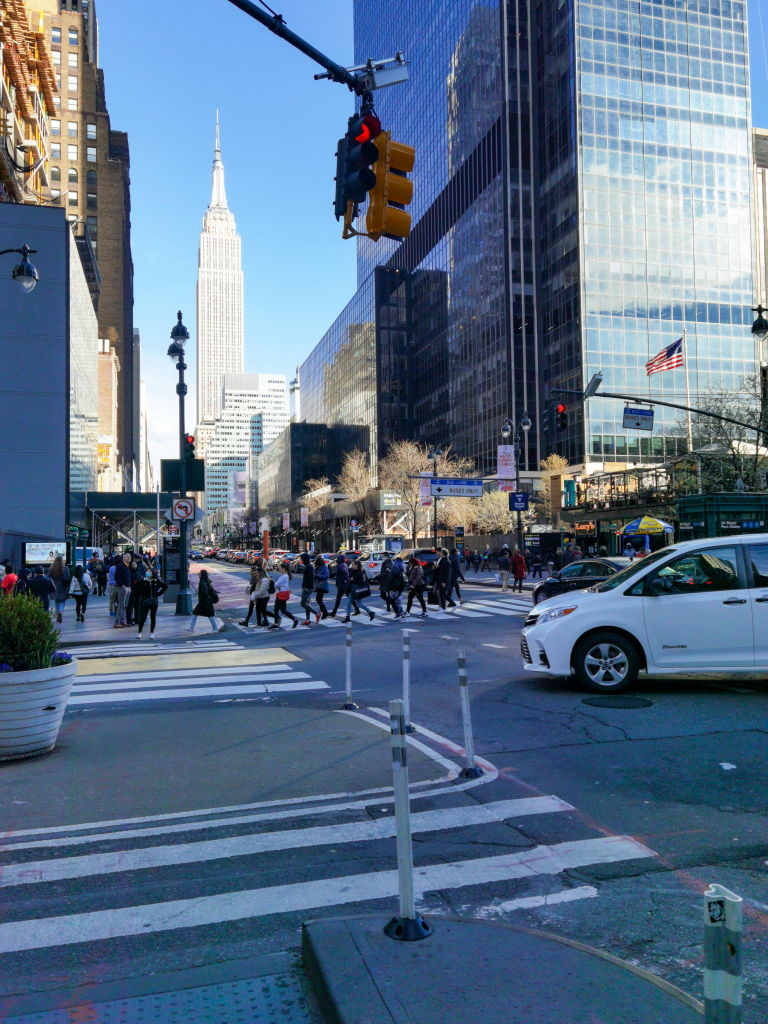
#> input picture Image_Assignment-main/Assign_2(restoration)/street.jpg, 3072 x 4096 px (shown at 1/4 size)
$ python restoration.py --image street.jpg
#> lines starting #> are read from the running program, lines starting #| are printed output that depends on the picture
# Name: Rohan Dhariwal
# Roll No: 2301010402
# Course: BTech CSE CORE
# Unit 2: Noise modeling, filtering, image enhancement
# Assignment Title: Image Restoration Using Spatial Filters
# Date: 2026-04-09

from argparse import ArgumentParser
from pathlib import Path

import cv2
import matplotlib
import numpy as np


def choose_backend():
    try:
        import tkinter as tk

        root = tk.Tk()
        root.withdraw()
        root.destroy()
        matplotlib.use("TkAgg")
    except Exception:
        matplotlib.use("Agg")


choose_backend()
import matplotlib.pyplot as plt


BASE_DIR = Path(__file__).resolve().parent
DEFAULT_IMAGES = {
    "street": BASE_DIR / "street.jpg",
    "corridor": BASE_DIR / "corridor.jpg",
    "parking_lot": BASE_DIR / "parking_lot.jpeg",
}


def build_parser():
    parser = ArgumentParser(description="Noise modeling and restoration for surveillance-style images.")
    parser.add_argument(
        "--image",
        type=str,
        default=None,
        help="Optional path to one image. If skipped, all default images are processed.",
    )
    return parser


def output_dir():
    target = BASE_DIR / "outputs"
    target.mkdir(exist_ok=True)
    return target


def load_gray(path):
    image = cv2.imread(str(path))
#> image is the input picture: shape (4096, 3072, 3); mean B, G, R 137.1, 113, 90.9
    if image is None:
        raise FileNotFoundError(f"Could not open image: {path}")
    image = cv2.resize(image, (512, 512), interpolation=cv2.INTER_AREA)
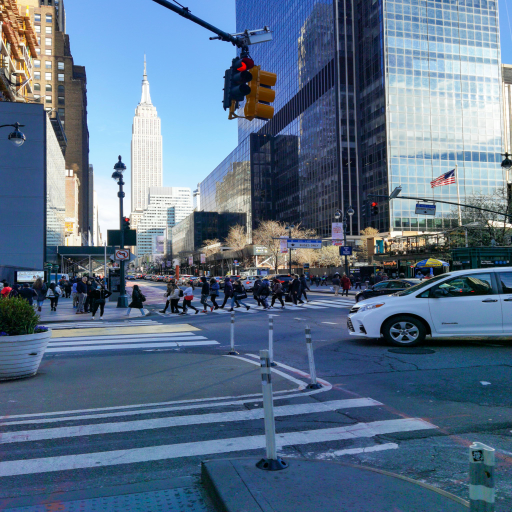
#> image: shape (512, 512, 3); mean B, G, R 137.1, 113, 90.9
    return cv2.cvtColor(image, cv2.COLOR_BGR2GRAY), image


def gaussian_noise(gray, sigma=20.0, seed=42):
#> called with sigma = 20, seed = 42
    rng = np.random.default_rng(seed)
    noise = rng.normal(0.0, sigma, gray.shape).astype(np.float32)
    result = gray.astype(np.float32) + noise
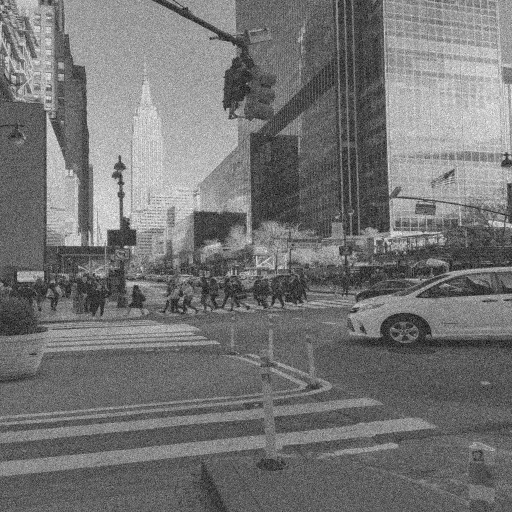
#> result: shape (512, 512) float32; min -78.31, max 328.9, mean 109.2; drawn with min black and max white
    return np.clip(result, 0, 255).astype(np.uint8)


def salt_pepper_noise(gray, amount=0.08, seed=42):
#> called with amount = 0.08, seed = 42
    rng = np.random.default_rng(seed)
    result = gray.copy()
    total = gray.size
#> total = 262144

    salt = int(np.ceil(total * amount * 0.5))
#> salt = 10486
    pepper = int(np.ceil(total * amount * 0.5))
#> pepper = 10486

    salt_coords = tuple(rng.integers(0, dim, salt) for dim in gray.shape)
    pepper_coords = tuple(rng.integers(0, dim, pepper) for dim in gray.shape)

    result[salt_coords] = 255
    result[pepper_coords] = 0
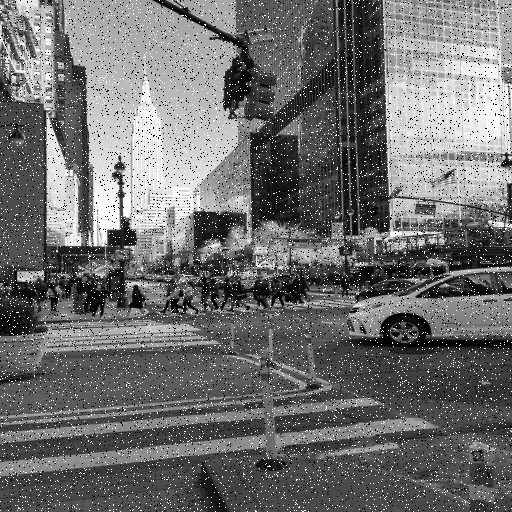
#> result: shape (512, 512); min 0, max 255, mean 110.4
    return result


def smooth_mean(img):
    return cv2.blur(img, (5, 5))


def smooth_median(img):
    return cv2.medianBlur(img, 5)


def smooth_gaussian(img):
    return cv2.GaussianBlur(img, (5, 5), 1.2)


def mse(ref, test):
    diff = ref.astype(np.float32) - test.astype(np.float32)
    return float(np.mean(diff * diff))


def psnr(ref, test):
    error = mse(ref, test)
    return float("inf") if error == 0 else float(10 * np.log10((255.0 * 255.0) / error))


def top_filter(ref, filtered):
    ranked = sorted(
        ((mse(ref, img), -psnr(ref, img), name) for name, img in filtered.items())
    )
    return ranked[0][2]


def save_plot(fig, out_path):
    fig.savefig(out_path, dpi=150, bbox_inches="tight")
    print(f"Saved: {out_path}")


def title_block(text):
    print("\n" + "=" * 60)
    print(text)
    print("=" * 60)


def report_metrics(ref, filtered):
    for name, img in filtered.items():
        print(f"  {name:<15} MSE = {mse(ref, img):.2f}, PSNR = {psnr(ref, img):.2f} dB")


def process_one(path, out_dir):
    gray, color = load_gray(path)
    g_noise = gaussian_noise(gray)
    sp_noise = salt_pepper_noise(gray)

    g_restored = {
        "Mean Filter": smooth_mean(g_noise),
        "Median Filter": smooth_median(g_noise),
        "Gaussian Filter": smooth_gaussian(g_noise),
    }
    sp_restored = {
        "Mean Filter": smooth_mean(sp_noise),
        "Median Filter": smooth_median(sp_noise),
        "Gaussian Filter": smooth_gaussian(sp_noise),
    }
#> in smooth_median (call 2), `return cv2.medianBlur(img, 5)`:
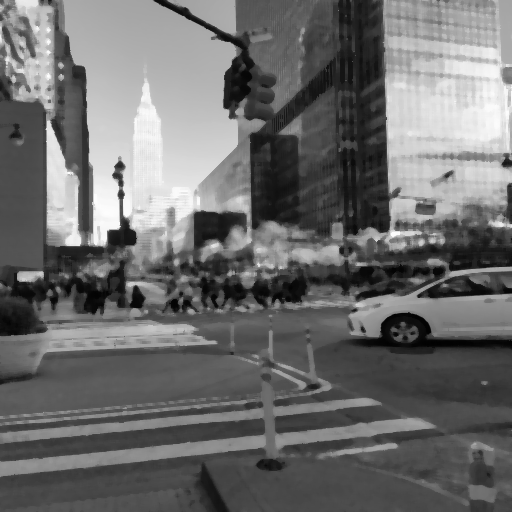
#> returned value: shape (512, 512); min 1, max 254, mean 108.7

    stem = path.stem.replace(" ", "_")
    print(f"Loading surveillance-style image from: {path}")

    title_block(f"Task 1: Image Selection and Preprocessing [{stem}]")
    print("Loaded the image, resized it to 512x512, and converted it to grayscale.")

    fig1, ax1 = plt.subplots(1, 2, figsize=(12, 6))
    fig1.suptitle(f"Task 1 - Original Image and Grayscale [{stem}]", fontsize=15, fontweight="bold")
    ax1[0].imshow(cv2.cvtColor(color, cv2.COLOR_BGR2RGB))
    ax1[0].set_title("Original Image")
    ax1[1].imshow(gray, cmap="gray", vmin=0, vmax=255)
    ax1[1].set_title("Grayscale Image")
    for ax in ax1:
        ax.set_xticks([])
        ax.set_yticks([])
    plt.tight_layout()
    save_plot(fig1, out_dir / f"{stem}_task1_original_gray.png")
#> in save_plot, `fig.savefig(out_path, dpi=150, bbox_inches="tight")`:
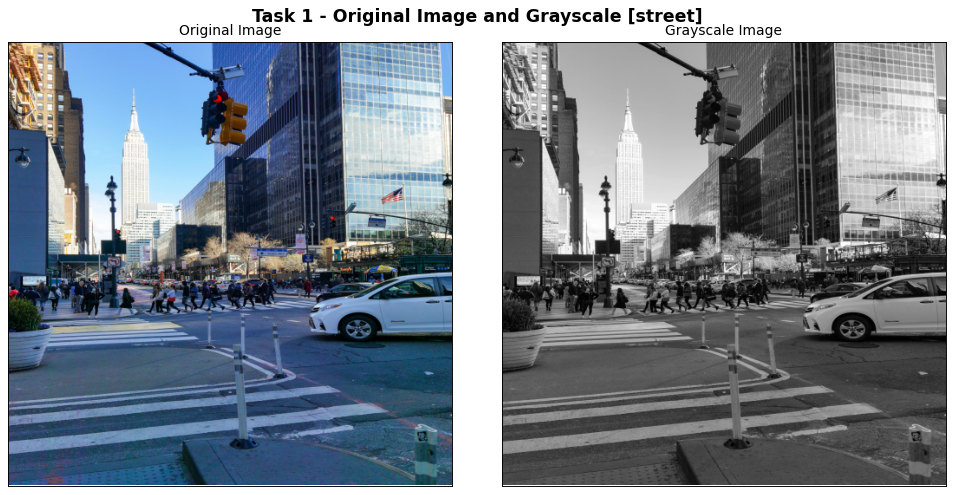
#> figure drawn by matplotlib, 2 panels
    plt.close(fig1)

    title_block(f"Task 2: Noise Modeling [{stem}]")
    print("Generated Gaussian noise and salt-and-pepper noise.")

    fig2, ax2 = plt.subplots(1, 3, figsize=(16, 6))
    fig2.suptitle(f"Task 2 - Noise Modeling [{stem}]", fontsize=15, fontweight="bold")
    ax2[0].imshow(gray, cmap="gray", vmin=0, vmax=255)
    ax2[0].set_title("Original Grayscale")
    ax2[1].imshow(g_noise, cmap="gray", vmin=0, vmax=255)
    ax2[1].set_title("Gaussian Noise")
    ax2[2].imshow(sp_noise, cmap="gray", vmin=0, vmax=255)
    ax2[2].set_title("Salt-and-Pepper Noise")
    for ax in ax2:
        ax.set_xticks([])
        ax.set_yticks([])
    plt.tight_layout()
    save_plot(fig2, out_dir / f"{stem}_task2_noisy_images.png")
    plt.close(fig2)

    title_block(f"Task 3: Image Restoration Techniques [{stem}]")
    print("Applied mean, median, and Gaussian filters to both noisy images.")

    fig3, ax3 = plt.subplots(2, 4, figsize=(18, 9))
    fig3.suptitle(f"Task 3 - Restoration Results [{stem}]", fontsize=15, fontweight="bold")
    ax3[0, 0].imshow(g_noise, cmap="gray", vmin=0, vmax=255)
    ax3[0, 0].set_title("Gaussian Noise")
    ax3[0, 1].imshow(g_restored["Mean Filter"], cmap="gray", vmin=0, vmax=255)
    ax3[0, 1].set_title("Mean Filter")
    ax3[0, 2].imshow(g_restored["Median Filter"], cmap="gray", vmin=0, vmax=255)
    ax3[0, 2].set_title("Median Filter")
    ax3[0, 3].imshow(g_restored["Gaussian Filter"], cmap="gray", vmin=0, vmax=255)
    ax3[0, 3].set_title("Gaussian Filter")

    ax3[1, 0].imshow(sp_noise, cmap="gray", vmin=0, vmax=255)
    ax3[1, 0].set_title("Salt-and-Pepper Noise")
    ax3[1, 1].imshow(sp_restored["Mean Filter"], cmap="gray", vmin=0, vmax=255)
    ax3[1, 1].set_title("Mean Filter")
    ax3[1, 2].imshow(sp_restored["Median Filter"], cmap="gray", vmin=0, vmax=255)
    ax3[1, 2].set_title("Median Filter")
    ax3[1, 3].imshow(sp_restored["Gaussian Filter"], cmap="gray", vmin=0, vmax=255)
    ax3[1, 3].set_title("Gaussian Filter")
    for ax in ax3.flat:
        ax.set_xticks([])
        ax.set_yticks([])
    plt.tight_layout()
    save_plot(fig3, out_dir / f"{stem}_task3_restored_images.png")
    plt.close(fig3)

    title_block(f"Task 4: Performance Evaluation [{stem}]")
    print("Gaussian Noise Restoration Metrics:")
    report_metrics(gray, g_restored)
#> the loop in report_metrics, `for name, img in filtered.items():` made 3 passes
#> (name, error in psnr) on passes 1 to 3: ('Mean Filter', 300.5), ('Median Filter', 265), ('Gaussian Filter', 191.5)
#|   Mean Filter     MSE = 300.50, PSNR = 23.35 dB
#|   Median Filter   MSE = 264.98, PSNR = 23.90 dB
#|   Gaussian Filter MSE = 191.48, PSNR = 25.31 dB
    print("\nSalt-and-Pepper Noise Restoration Metrics:")
    report_metrics(gray, sp_restored)
#> the loop in report_metrics (call 2), `for name, img in filtered.items():` made 3 passes
#> (name, error in psnr) on passes 1 to 3: ('Mean Filter', 380.2), ('Median Filter', 238.4), ('Gaussian Filter', 298.5)
#|   Mean Filter     MSE = 380.21, PSNR = 22.33 dB
#|   Median Filter   MSE = 238.36, PSNR = 24.36 dB
#|   Gaussian Filter MSE = 298.51, PSNR = 23.38 dB
#> pass 1, in mse (call 7), `diff = ref.astype(np.float32) - test.astype(np.float32)`:
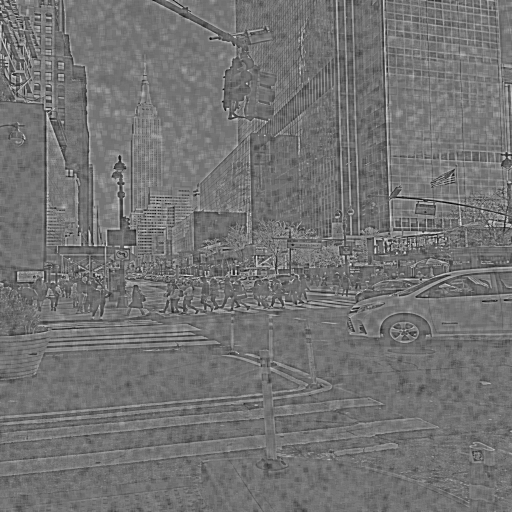
#> diff: shape (512, 512) float32; min -120, max 142, mean -1.2; drawn with min black and max white
#> pass 2, in mse (call 9), `diff = ref.astype(np.float32) - test.astype(np.float32)`:
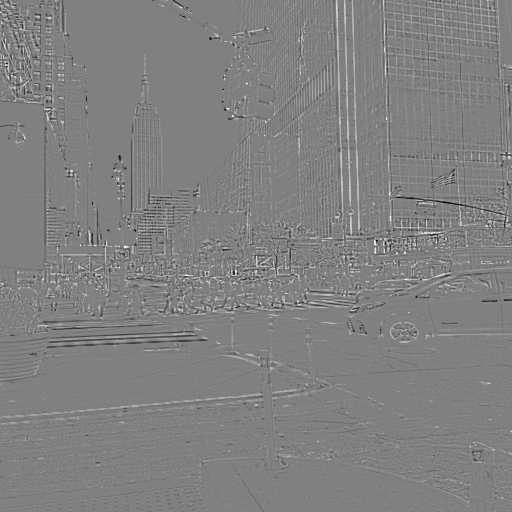
#> diff: shape (512, 512) float32; min -153, max 150, mean 0.5; drawn with min black and max white

    print("\nBest method by noise type:")
    print(f"  Gaussian noise: {top_filter(gray, g_restored)}")
#> in top_filter, `ranked = sorted( ((mse(ref, img), -psnr(ref, img), name) for name, img..`: ranked = [(191.5, -25.31, 'Gaussian Filter'), (265, -23.9, 'Median Filter'), (300.5, -23.35, 'Mean Filter')]
#|   Gaussian noise: Gaussian Filter
    print(f"  Salt-and-pepper noise: {top_filter(gray, sp_restored)}")
#|   Salt-and-pepper noise: Median Filter
    print("\nTheory-based justification:")
    print("  - Mean and Gaussian filters work well for additive Gaussian noise.")
    print("  - Median filtering usually handles salt-and-pepper noise better because it rejects outliers.")
    print("  - On these image types, median filtering keeps edges readable while cleaning impulse noise.")


def main():
    args = build_parser().parse_args()

    print("=" * 60)
    print("Welcome to the Image Restoration and Noise Analysis System")
    print("=" * 60)

    out_dir = output_dir()
    if args.image:
        process_one(Path(args.image).expanduser(), out_dir)
    else:
        for path in DEFAULT_IMAGES.values():
            process_one(path, out_dir)

    print(f"\nSample run complete.\nOutputs saved in: {out_dir}")


if __name__ == "__main__":
    main()
